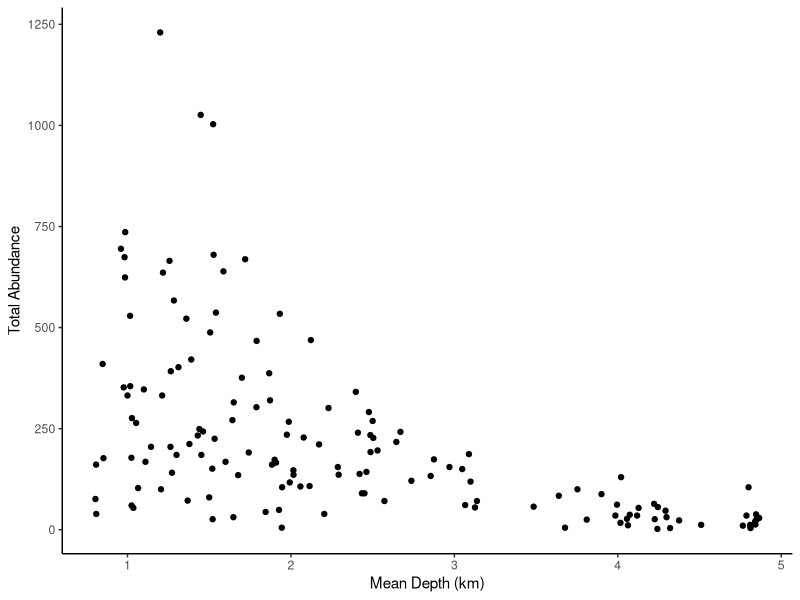
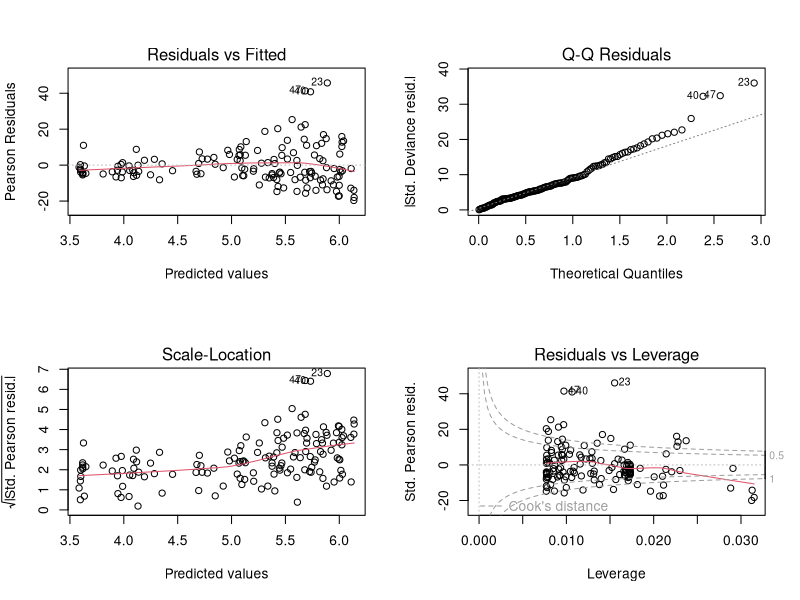
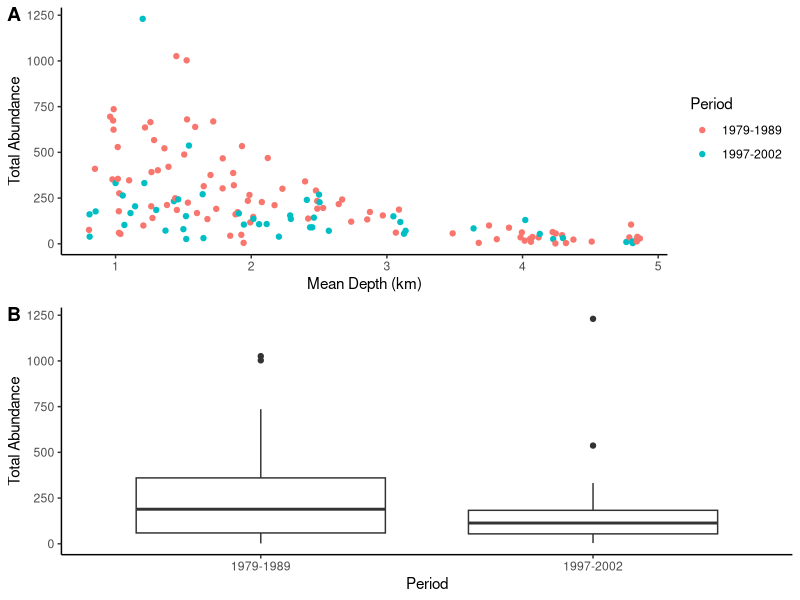
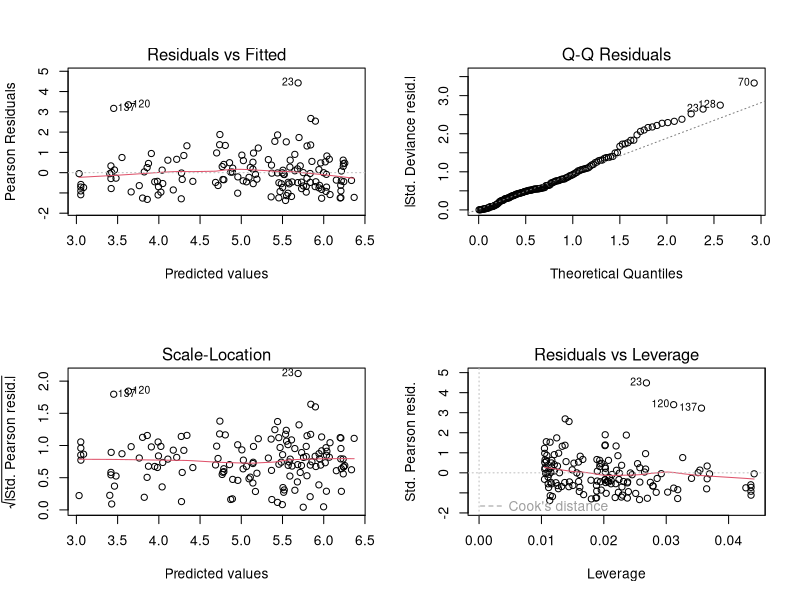
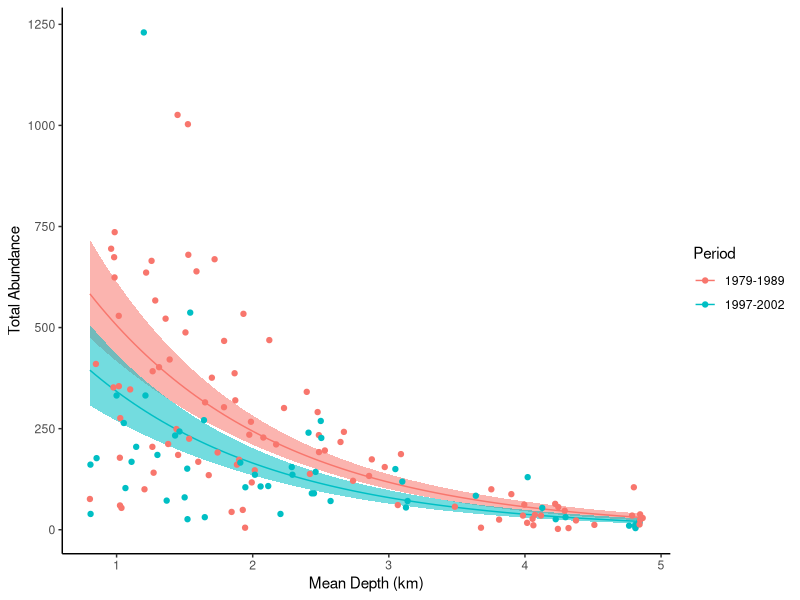
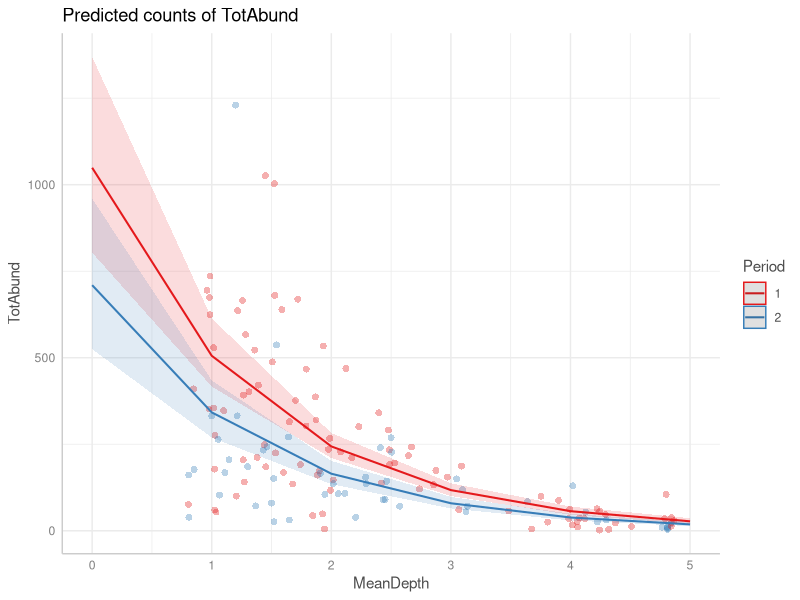

Recreate these plots in R, in order.
########### Data exploration ###########

require(ggplot2)
require(MASS)
require(ggpubr)

fish <- read.csv("../data/fisheries.csv", stringsAsFactors = TRUE)
str(fish)

ggplot(fish, aes(x = MeanDepth, y = TotAbund))+
    geom_point()+
    labs(x = "Mean Depth (km)", y = "Total Abundance")+
    theme_classic()


########### Model fitting ###########

M1 <- glm(TotAbund ~ MeanDepth, data = fish, family = "poisson")
summary(M1)


########### Interpretation and validation ###########

# based on the summary:
# ln(TotAbund) = 6.64 - 0.63 * MeanDepth
# Pseudo R^2 = 1 - (15770/27779) = 0.43

### Plot and check the model diagnostics

par(mfrow = c(2, 2))
plot(M1)  # “Std.Pearson resid. vs Leverage” shows potentially a lot outliers

## Explore how many outliers we have
# A Cook's distance more than 1 is generally considered an outlier
sum(cooks.distance(M1) > 1)  # got 29 outliers, don't want to drop this many observations for now

### Examine the dispersion parameter

# Dispersion Parameter = 15770/144 = 109.51
# model is overdispersed
# possible reason: (1) outliers (2) missing covariates/interactions
# (3) inherent dependency
# to explore those reasons: include additional covariates and/or fixed factors

## Explore Period as a factor through plotting
scatterplot <- ggplot(fish, aes(x = MeanDepth, y = TotAbund, color = factor(Period)))+
    geom_point()+
    labs(x = "Mean Depth (km)", y = "Total Abundance")+
    theme_classic()+
    scale_color_discrete(name = "Period", labels = c("1979-1989", "1997-2002"))

boxplot <- ggplot(fish, aes(x = factor(Period, labels = c("1979-1989", "1997-2002")), y = TotAbund))+
    geom_boxplot()+
    theme_classic()+
    labs(x = "Period", y = "Total Abundance")

ggarrange(scatterplot, boxplot, labels = c("A", "B"), ncol = 1, nrow = 2)

# add Period as a fixed factor
fish$Period <- factor(fish$Period)
M2 <- glm(TotAbund ~ MeanDepth * Period, data = fish, family = "poisson")
summary(M2)
anova(M2, test = "Chisq")
# Dispersion Parameter = 14293/142 = 100.65 (still overdspersed)

## Option 1) quasi-Poisson model

## Option 2) negative binomial model
M3 <- glm.nb(TotAbund ~ MeanDepth * Period, data = fish)
summary(M3)
anova(M3, test = "Chisq")  # no significant difference in interaction terms

# remove the interaction term
M4 <- glm.nb(TotAbund ~ MeanDepth + Period, data = fish)
summary(M4)
anova(M4)

# model diagnostics plot
par(mfrow = c(2, 2))
plot(M4)

# Dispersion Parameter = 158.23/143 = 1.11


########### plot the model ###########

## Make predictions from the model
range(fish$MeanDepth)  # find the range of MeanDepth

period1 <- data.frame(MeanDepth = seq(from = 0.804, to = 4.865, length = 100),
    Period = "1")

period2 <- data.frame(MeanDepth = seq(from = 0.804, to = 4.865, length = 100),
    Period = "2")

period1_predictions <- predict(M4, newdata = period1, type = "link",
    se.fit = TRUE)
# the type="link" predicted the fit and se on the log-linear scale.

period2_predictions <- predict(M4, newdata = period2, type = "link",
    se.fit = TRUE)

period1$pred <- period1_predictions$fit
period1$se <- period1_predictions$se.fit
period1$upperCI <- period1$pred + (period1$se * 1.96)
period1$lowerCI <- period1$pred - (period1$se * 1.96)

period2$pred <- period2_predictions$fit
period2$se <- period2_predictions$se.fit
period2$upperCI <- period2$pred + (period2$se * 1.96)
period2$lowerCI <- period2$pred - (period2$se * 1.96)

complete <- rbind(period1, period2)

## Plotting
ggplot(complete, aes(x = MeanDepth, y = exp(pred)))+
    geom_line(aes(color = factor(Period)))+
    geom_ribbon(aes(ymin = exp(lowerCI), ymax = exp(upperCI), 
fill = factor(Period), alpha = 0.3), show.legend = FALSE)+
    geom_point(fish, mapping = aes(x = MeanDepth, y = TotAbund,
color = factor(Period)))+
    labs(y = "Total Abundance", x = "Mean Depth (km)")+
    theme_classic()+
    scale_color_discrete(name = "Period", labels = c("1979-1989", "1997-2002"))

# simpler way of plotting
require(ggeffects)
plot(ggpredict(M4, terms = c("MeanDepth", "Period")), show_data = TRUE)
# ggpredict also works with adding more ggplot commands using "+"
